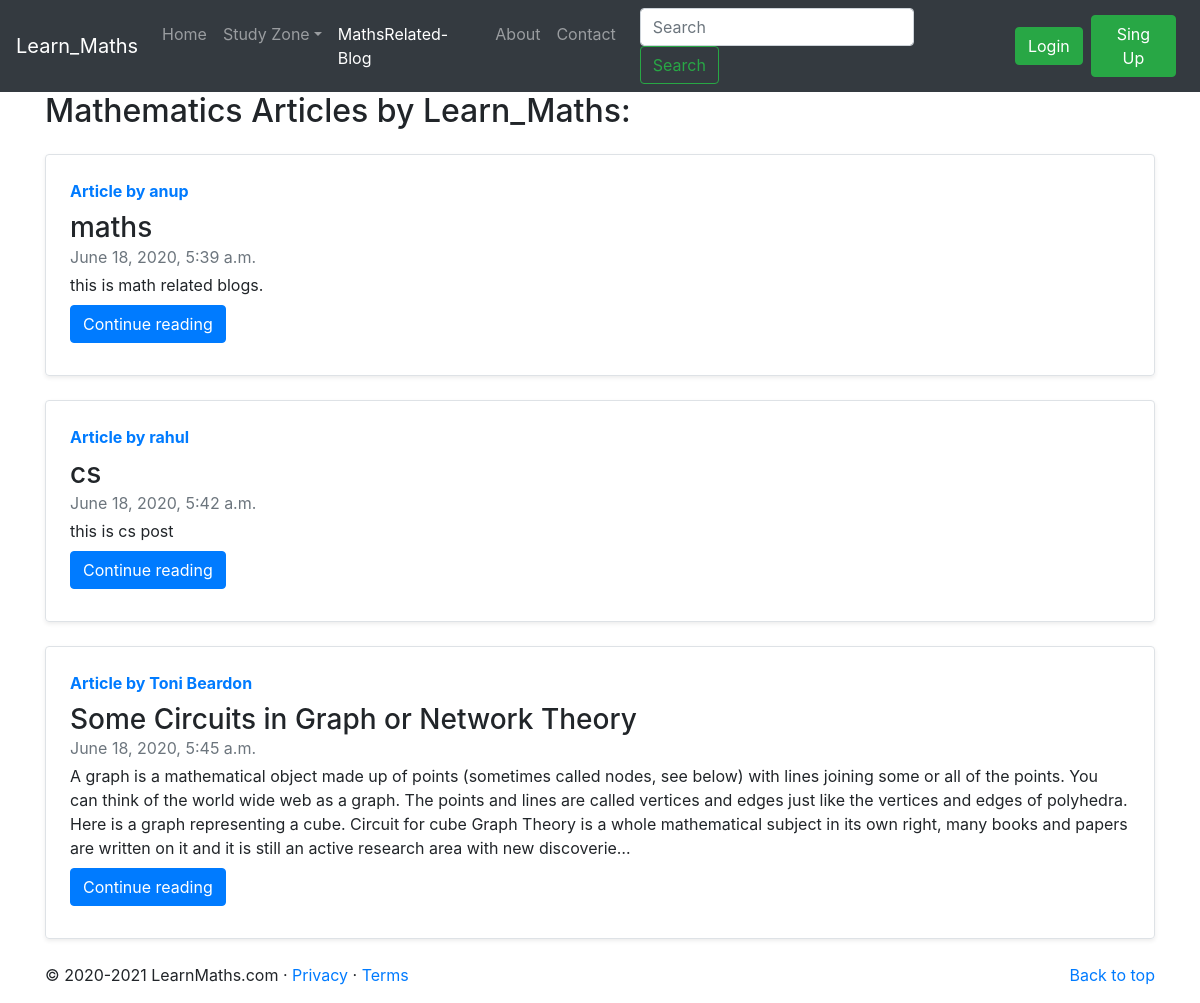
Screenshot of /blog/ with the database file from the repository.
### blog/models.py (models this page shows, shortened)
class Post(models.Model):
    sno = models.AutoField(primary_key=True)
    title= models.CharField(max_length=125)
    content= models.TextField()
    author= models.CharField(max_length=13)
    slug= models.CharField(max_length=13)
    timeStamp=models.DateTimeField()

### blog/views.py (the view)
# urls.py: path('', views.blogHome, name='blogHome'),
def blogHome(request):
    allPosts = Post.objects.all()
    context = { 'allPosts': allPosts }
    return render(request, "blog/blogHome.html", context)

### templates/blog/blogHome.html (shortened to what this page needs)
{% extends 'base.html' %}
{% block blogactive %} active {% endblock blogactive %}
 {% block body %}
<div class="container">
    <h2>Mathematics Articles by Learn_Maths:</h2>
    {% for post in allPosts %}
    <div class="row no-gutters border rounded overflow-hidden flex-md-row my-4 shadow-sm h-md-250 position-relative">
        <div class="col p-4 d-flex flex-column position-static">
            <strong class="d-inline-block mb-2 text-primary">Article by {{post.author}}</strong>
            <h3 class="mb-0">{{post.title}}</h3>
            <div class="mb-1 text-muted">{{post.timeStamp}}</div>
            <p class="card-text mb-auto">{{post.content | truncatechars:500 }}</p>
            <div class="my-2">
                <a href="/blog/{{post.slug}}" role="button" class="btn btn-primary">Continue reading</a>
            </div>
        </div>
    </div>
    {% endfor %}
</div>
{% endblock body %}

### templates/base.html (shortened to what this page needs)
<!doctype html>
<html lang="en">
<head>
    <link rel="stylesheet" href="https://stackpath.bootstrapcdn.com/bootstrap/4.5.0/css/bootstrap.min.css">
</head>
<body>
    <nav class="navbar navbar-expand-lg navbar-dark bg-dark">
        <a class="navbar-brand" href="/">Learn_Maths</a>
        <div class="collapse navbar-collapse" id="navbarSupportedContent">
            <ul class="navbar-nav mr-auto">
                <li class="nav-item {% block homeactive %}{% endblock homeactive %}">
                    <a class="nav-link" href="/">Home <span class="sr-only">(current)</span></a>
                </li>
                <li class="nav-item dropdown {% block dropdownactive %}{% endblock dropdownactive %}">
                    <a class="nav-link dropdown-toggle" href="#" id="navbarDropdown" role="button" data-toggle="dropdown" aria-haspopup="true" aria-expanded="false">
                    Study Zone</a>
                </li>
                <li class="nav-item {% block blogactive %}{% endblock blogactive %}">
                    <a class="nav-link" href="/blog">MathsRelated-Blog</a>
                </li>
                <li class="nav-item {% block aboutactive %}{% endblock aboutactive %}">
                    <a class="nav-link" href="/about">About</a>
                </li>
                <li class="nav-item {% block contactactive %}{% endblock contactactive %}">
                    <a class="nav-link" href="/contact">Contact</a>
                </li>
            </ul>
            <form method="get" action="/search" class="form-inline my-2 mx-3 my-lg-0">
                <input class="form-control mr-sm-2" type="search" placeholder="Search" aria-label="Search" name="query" id="query">
                <button class="btn btn-outline-success my-2 my-sm-0" type="submit">Search</button>
            </form>
            <button type="button" class="btn btn-success mr-2" data-toggle="modal" data-target="#loginModal">
                Login
            </button>
            <button type="button" class="btn btn-success mr-2" data-toggle="modal" data-target="#singupModal">
                Sing Up
            </button>
        </div>
    </nav>
    {% block body %}
    {% endblock body %}
  <footer class="container mt-3">
    <p class="float-right"><a href="#">Back to top</a></p>
    <p>&copy; 2020-2021 LearnMaths.com &middot; <a href="#">Privacy</a> &middot; <a href="#">Terms</a></p>
  </footer>
</body>
</html>

### rows the page displays
Post: author "anup", title "maths", timeStamp "June 18, 2020, 5:39 a.m.", content "this is math related blogs."
Post: author "rahul", title "cs", timeStamp "June 18, 2020, 5:42 a.m.", content "this is cs post"
Post: author "Toni Beardon", title "Some Circuits in Graph or Network Theory", timeStamp "June 18, 2020, 5:45 a.m.", content "A graph is a mathematical object made up of points (sometimes called nodes, see below) with lines joining some or all of the points. You can think of the world wide web as a graph. The points and lines are called vertices and edges just like the vertices and edges of polyhedra. Here is a graph representing a cube. Circuit for cube Graph Theory is a whole mathematical subject in its own right, many books and papers are written on it and it is still an active research area with new discoverie…"
